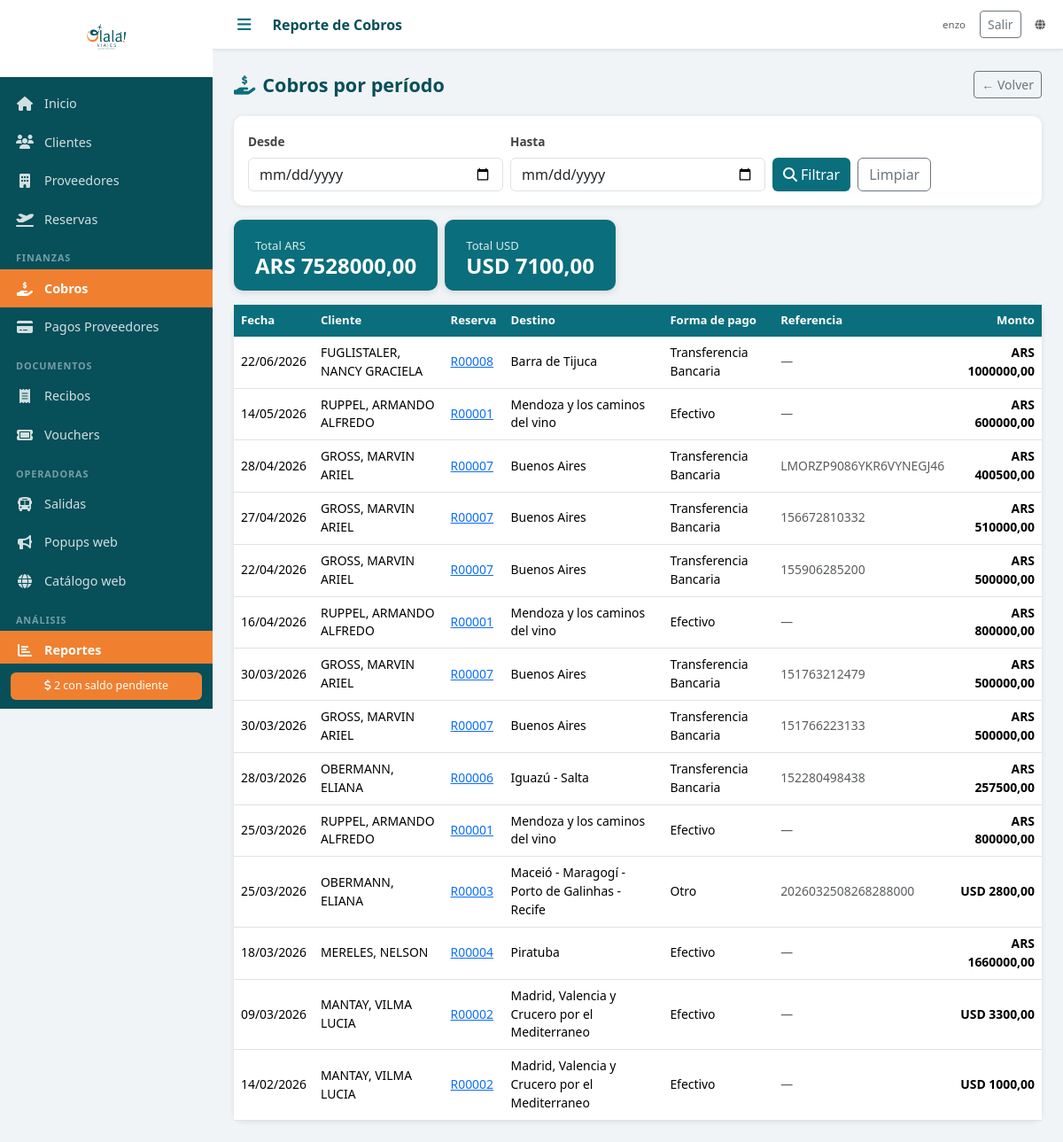
Screenshot of /reportes/cobros/ (signed in) with the database file from the repository.
### agencia/models.py (models this page shows, shortened)
class Cobro(models.Model):
    reserva = models.ForeignKey(Reserva, on_delete=models.PROTECT, related_name='cobros', verbose_name='Reserva')
    fecha = models.DateField('Fecha')
    monto = models.DecimalField('Monto', max_digits=12, decimal_places=2)
    moneda = models.CharField('Moneda', max_length=3, choices=MONEDAS, default='ARS')
    forma_pago = models.CharField('Forma de pago', max_length=20, choices=FORMAS_PAGO)
    referencia = models.CharField('Referencia / Nro. comprobante', max_length=200, blank=True)
    notas = models.TextField('Notas', blank=True)
    created_at = models.DateTimeField(auto_now_add=True)
    class Meta:
        verbose_name = 'Cobro'
        verbose_name_plural = 'Cobros'
        ordering = ['-fecha']

class Reserva(models.Model):
    ESTADOS = [
        ('PENDIENTE', 'Pendiente'),
        ('CONFIRMADA', 'Confirmada'),
        ('EN_CURSO', 'En curso'),
        ('COMPLETADA', 'Completada'),
        ('CANCELADA', 'Cancelada'),
    ]
    numero = models.CharField('Nro. Reserva', max_length=20, unique=True, blank=True)
    cliente = models.ForeignKey(Cliente, on_delete=models.PROTECT, verbose_name='Cliente titular', related_name='reservas')
    descripcion = models.TextField('Descripción / Observaciones', blank=True)
    destino = models.CharField('Destino', max_length=200)
    fecha_salida = models.DateField('Fecha de salida')
    fecha_regreso = models.DateField('Fecha de regreso', null=True, blank=True)
    pasajeros_adicionales = models.ManyToManyField(
        Cliente, related_name='reservas_como_pasajero',
        blank=True, verbose_name='Pasajeros adicionales'
    )
    precio_venta = models.DecimalField('Precio de venta', max_digits=12, decimal_places=2, default=0)
    moneda_venta = models.CharField('Moneda venta', max_length=3, choices=MONEDAS, default='ARS')
    comision_porcentaje = models.DecimalField('Comisión (%)', max_digits=5, decimal_places=2, default=0)
    estado = models.CharField('Estado', max_length=20, choices=ESTADOS, default='PENDIENTE')
    notas = models.TextField('Notas internas', blank=True)
    created_at = models.DateTimeField(auto_now_add=True)
    updated_at = models.DateTimeField(auto_now=True)
    class Meta:
        verbose_name = 'Reserva'
        verbose_name_plural = 'Reservas'
        ordering = ['fecha_salida']

class Cliente(models.Model):
    TIPOS_DOC = [
        ('DNI', 'DNI'),
        ('PASAPORTE', 'Pasaporte'),
        ('LC', 'L.C.'),
        ('LE', 'L.E.'),
        ('CUIT', 'CUIT'),
    ]
    nombre = models.CharField('Nombre', max_length=100)
    apellido = models.CharField('Apellido', max_length=100)
    tipo_doc = models.CharField('Tipo de documento', max_length=20, choices=TIPOS_DOC, default='DNI')
    nro_doc = models.CharField('Nro. de documento', max_length=50, blank=True)
    email = models.EmailField('Email', blank=True)
    telefono = models.CharField('Teléfono', max_length=50, blank=True)
    direccion = models.CharField('Dirección', max_length=300, blank=True)
    fecha_nacimiento = models.DateField('Fecha de nacimiento', null=True, blank=True)
    notas = models.TextField('Notas', blank=True)
    foto_dni = models.FileField('Foto DNI', upload_to='dni/', blank=True, null=True)
    activo = models.BooleanField('Activo', default=True)
    created_at = models.DateTimeField(auto_now_add=True)
    updated_at = models.DateTimeField(auto_now=True)
    class Meta:
        verbose_name = 'Cliente'
        verbose_name_plural = 'Clientes'
        ordering = ['apellido', 'nombre']
    def __str__(self):
        return f"{self.apellido}, {self.nombre}"

### agencia/views.py (the view)
# urls.py: path('reportes/cobros/', login_required(views.reporte_cobros), name='reporte_cobros'),
def reporte_cobros(request):
    desde = request.GET.get('desde', '')
    hasta = request.GET.get('hasta', '')
    cobros = Cobro.objects.select_related('reserva__cliente').all()
    if desde:
        cobros = cobros.filter(fecha__gte=desde)
    if hasta:
        cobros = cobros.filter(fecha__lte=hasta)
    totales = {}
    for c in cobros:
        totales[c.moneda] = totales.get(c.moneda, Decimal('0')) + c.monto
    return render(request, 'reportes/cobros.html', {
        'cobros': cobros,
        'totales': totales,
        'desde': desde,
        'hasta': hasta,
        'simbolos': SIMBOLOS_MONEDA,
    })

### agencia/context_processors.py (called while the page is built)
def agencia_sitio(request):
    return {'public_web_url': django_settings.PUBLIC_WEB_BASE_URL}

def estado_publicacion_web(request):
    return {'estado_publicacion': None, 'publicacion_log': ''}

def estado_fotos_salidas(request):
    if not request.user.is_authenticated:
        return {'estado_fotos': None}
    from .fotos_utils import resumen_fotos_salidas
    return {'estado_fotos': resumen_fotos_salidas()}

### templates/reportes/cobros.html (shortened to what this page needs)
{% extends 'base.html' %}
{% block topbar_title %}Reporte de Cobros{% endblock %}
{% block content %}
<div class="page-header">
  <h2><i class="fas fa-hand-holding-dollar me-2 text-teal"></i>Cobros por período</h2>
  <a href="{% url 'reportes' %}" class="btn btn-outline-secondary btn-sm">← Volver</a>
</div>
<div class="card mb-3">
  <div class="card-body">
    <form method="get" class="row g-2 align-items-end">
      <div class="col-md-4">
        <label class="form-label">Desde</label>
        <input type="date" name="desde" value="{{ desde }}" class="form-control">
      </div>
      <div class="col-md-4">
        <label class="form-label">Hasta</label>
        <input type="date" name="hasta" value="{{ hasta }}" class="form-control">
      </div>
      <div class="col-md-4 d-flex gap-2">
        <button class="btn btn-teal" type="submit"><i class="fas fa-search me-1"></i>Filtrar</button>
        <a href="{% url 'reporte_cobros' %}" class="btn btn-outline-secondary">Limpiar</a>
      </div>
    </form>
  </div>
</div>
{% if totales %}
<div class="row g-2 mb-3">
  {% for moneda, total in totales.items %}
  <div class="col-auto">
    <div class="stat-card bg-teal px-4 py-3">
      <div class="stat-label">Total {{ moneda }}</div>
      <div class="stat-number" style="font-size:1.5rem">{{ moneda }} {{ total|floatformat:2 }}</div>
    </div>
  </div>
  {% endfor %}
</div>
{% endif %}
<div class="card">
  <div class="table-responsive">
    <table class="table table-hover mb-0">
      <thead><tr><th>Fecha</th><th>Cliente</th><th>Reserva</th><th>Destino</th><th>Forma de pago</th><th>Referencia</th><th class="text-end">Monto</th></tr></thead>
      <tbody>
        {% for c in cobros %}
        <tr>
          <td>{{ c.fecha|date:"d/m/Y" }}</td>
          <td>{{ c.reserva.cliente }}</td>
          <td><a href="{% url 'reserva_detalle' c.reserva.pk %}">{{ c.reserva.numero }}</a></td>
          <td class="small">{{ c.reserva.destino }}</td>
          <td>{{ c.get_forma_pago_display }}</td>
          <td class="small text-muted">{{ c.referencia|default:"—" }}</td>
          <td class="text-end fw-bold moneda-{{ c.moneda }}">{{ c.moneda }} {{ c.monto|floatformat:2 }}</td>
        </tr>
        {% empty %}
        <tr><td colspan="7" class="text-center text-muted py-4">No hay cobros en el período seleccionado.</td></tr>
        {% endfor %}
      </tbody>
    </table>
  </div>
</div>
{% endblock %}

### templates/base.html (shortened to what this page needs)
<!DOCTYPE html>
<html lang="es">
<head>
  {% load static %}
  <link rel="stylesheet" href="https://cdn.jsdelivr.net/npm/bootstrap@5.3.2/dist/css/bootstrap.min.css">
  <link rel="stylesheet" href="https://cdnjs.cloudflare.com/ajax/libs/font-awesome/6.5.0/css/all.min.css">
  <link rel="stylesheet" href="{% static 'css/olala.css' %}">
</head>
<body>
<div class="sidebar" id="sidebar">
  <div class="sidebar-logo">
    <img src="{% static 'img/logo.png' %}" alt="Olalá Viajes" class="logo-img">
  </div>
  <nav class="sidebar-nav">
    <a href="{% url 'dashboard' %}" class="nav-item {% if request.resolver_match.url_name == 'dashboard' %}active{% endif %}">
      <i class="fas fa-home"></i><span>Inicio</span>
    </a>
    <a href="{% url 'clientes_lista' %}" class="nav-item {% if 'cliente' in request.resolver_match.url_name %}active{% endif %}">
      <i class="fas fa-users"></i><span>Clientes</span>
    </a>
    <a href="{% url 'proveedores_lista' %}" class="nav-item {% if 'proveedor' in request.resolver_match.url_name %}active{% endif %}">
      <i class="fas fa-building"></i><span>Proveedores</span>
    </a>
    <a href="{% url 'reservas_lista' %}" class="nav-item {% if 'reserva' in request.resolver_match.url_name %}active{% endif %}">
      <i class="fas fa-plane-departure"></i><span>Reservas</span>
    </a>
    <div class="nav-section">Finanzas</div>
    <a href="{% url 'cobros_lista' %}" class="nav-item {% if 'cobro' in request.resolver_match.url_name %}active{% endif %}">
      <i class="fas fa-hand-holding-dollar"></i><span>Cobros</span>
    </a>
    <a href="{% url 'pagos_proveedor_lista' %}" class="nav-item {% if 'pago_proveedor' in request.resolver_match.url_name %}active{% endif %}">
      <i class="fas fa-credit-card"></i><span>Pagos Proveedores</span>
    </a>
    <div class="nav-section">Documentos</div>
    <a href="{% url 'recibos_lista' %}" class="nav-item {% if 'recibo' in request.resolver_match.url_name %}active{% endif %}">
      <i class="fas fa-receipt"></i><span>Recibos</span>
    </a>
    <a href="{% url 'vouchers_lista' %}" class="nav-item {% if 'voucher' in request.resolver_match.url_name %}active{% endif %}">
      <i class="fas fa-ticket"></i><span>Vouchers</span>
    </a>
    <div class="nav-section">Operadoras</div>
    <a href="{% url 'salidas_lista' %}" class="nav-item {% if 'salida' in request.resolver_match.url_name %}active{% endif %}">
      <i class="fas fa-bus"></i><span>Salidas</span>
    </a>
    <a href="{% url 'popups_lista' %}" class="nav-item {% if 'popup' in request.resolver_match.url_name %}active{% endif %}">
      <i class="fas fa-bullhorn"></i><span>Popups web</span>
    </a>
    <a href="{{ public_web_url }}/" class="nav-item" target="_blank" rel="noopener">
      <i class="fas fa-globe"></i><span>Catálogo web</span>
    </a>
    <div class="nav-section">Análisis</div>
    <a href="{% url 'reportes' %}" class="nav-item {% if 'reporte' in request.resolver_match.url_name %}active{% endif %}">
      <i class="fas fa-chart-bar"></i><span>Reportes</span>
    </a>
  </nav>
  {% if alertas_salidas > 0 or alertas_saldos > 0 %}
  <div class="sidebar-alerts">
    {% if alertas_saldos > 0 %}
    <a href="{% url 'reporte_saldos' %}" class="alert-badge">
      <i class="fas fa-dollar-sign"></i> {{ alertas_saldos }} con saldo pendiente
    </a>
    {% endif %}
  </div>
  {% endif %}
</div>
<div class="main-content">
  <div class="topbar">
    <button class="btn-menu" onclick="toggleSidebar()"><i class="fas fa-bars"></i></button>
    <div class="topbar-title">{% block topbar_title %}{% endblock %}</div>
    <div class="topbar-right d-flex align-items-center gap-3">
      {% if user.is_authenticated %}
      <span class="text-muted small">{{ user.get_username }}</span>
      <form method="post" action="{% url 'logout' %}" class="d-inline mb-0">
        <button type="submit" class="btn btn-sm btn-outline-secondary">Salir</button>
      </form>
      {% endif %}
      <a href="{{ public_web_url }}/" class="text-muted small" target="_blank" rel="noopener" title="Catálogo público (olala-viajes.web.app)"><i class="fas fa-globe"></i></a>
    </div>
  </div>
  <div class="content-area">
    {% block content %}{% endblock %}
  </div>
</div>
</body>
</html>

### static/css/olala.css (style rules this page uses)
:root { --teal: #0a6e7c; --teal-dark: #074f59; --teal-light: #e0f2f5; --orange: #f08030; --orange-light: #fff3e8; --sidebar-width: 240px; --topbar-height: 56px; }
* { box-sizing: border-box; }
body { margin: 0; font-family: 'Segoe UI', sans-serif; background: #f0f4f6; }
.sidebar { position: fixed; top: 0; left: 0; width: var(--sidebar-width); height: 100vh; background: var(--teal-dark); display: flex; flex-direction: column; z-index: 1000; transition: width 0.25s; overflow-x: hidden; }
.sidebar-logo { padding: 16px 12px; background: white; text-align: center; min-height: 80px; display: flex; align-items: center; justify-content: center; }
.logo-img { max-width: 160px; max-height: 55px; object-fit: contain; }
.sidebar-nav { flex: 1; overflow-y: auto; padding: 8px 0; }
.nav-item { display: flex; align-items: center; gap: 12px; padding: 11px 18px; color: rgba(255,255,255,0.82); text-decoration: none; font-size: 0.9rem; transition: background 0.15s, color 0.15s; white-space: nowrap; }
.nav-item.active { background: var(--orange); color: white; font-weight: 600; }
.nav-item i { width: 20px; text-align: center; font-size: 1rem; flex-shrink: 0; }
.nav-section { padding: 14px 18px 4px; font-size: 0.68rem; text-transform: uppercase; letter-spacing: 0.08em; color: rgba(255,255,255,0.45); font-weight: 600; }
.sidebar-alerts { padding: 10px 12px; }
.alert-badge { display: block; background: var(--orange); color: white; padding: 6px 10px; border-radius: 6px; font-size: 0.78rem; text-decoration: none; text-align: center; }
.main-content { margin-left: var(--sidebar-width); min-height: 100vh; transition: margin-left 0.25s; display: flex; flex-direction: column; }
.topbar { height: var(--topbar-height); background: white; border-bottom: 1px solid #dde3e7; display: flex; align-items: center; padding: 0 20px; gap: 16px; position: sticky; top: 0; z-index: 100; box-shadow: 0 1px 4px rgba(0,0,0,0.07); }
.btn-menu { background: none; border: none; font-size: 1.1rem; color: var(--teal); cursor: pointer; padding: 4px 8px; }
.topbar-title { font-size: 1rem; font-weight: 600; color: var(--teal-dark); flex: 1; }
.topbar-right { font-size: 0.82rem; color: #999; }
.content-area { padding: 24px; flex: 1; }
.card { border: none; border-radius: 10px; box-shadow: 0 1px 6px rgba(0,0,0,0.09); }
.stat-card { border-radius: 10px; padding: 20px 24px; color: white; box-shadow: 0 2px 8px rgba(0,0,0,0.12); }
.stat-card .stat-number { font-size: 2.2rem; font-weight: 700; line-height: 1; }
.stat-card .stat-label { font-size: 0.82rem; opacity: 0.85; margin-top: 4px; }
.bg-teal { background: var(--teal) !important; }
.text-teal { color: var(--teal) !important; }
.table th { background: var(--teal); color: white; font-weight: 600; font-size: 0.82rem; border: none; }
.table td { font-size: 0.87rem; vertical-align: middle; }
.btn-teal { background: var(--teal); color: white; border: none; }
.moneda-ARS { color: #1a7a3a; font-weight: 600; }
.moneda-USD { color: #1a4a7a; font-weight: 600; }
.page-header { display: flex; align-items: center; justify-content: space-between; margin-bottom: 20px; }
.page-header h2 { margin: 0; color: var(--teal-dark); font-size: 1.35rem; font-weight: 700; }
.form-label { font-weight: 600; font-size: 0.85rem; color: #444; }

### rows the page displays
Cobro: totales "ARS", totales "ARS", fecha "22/06/2026", reserva.cliente "FUGLISTALER, NANCY GRACIELA", reserva.numero "R00008", reserva.destino "Barra de Tijuca", forma_pago "Transferencia Bancaria", referencia "—", moneda "ARS", monto "1000000,00"
Cobro: totales "USD", totales "USD", fecha "25/03/2026", reserva.cliente "OBERMANN, ELIANA", reserva.numero "R00003", reserva.destino "Maceió - Maragogí - Porto de Galinhas - Recife", forma_pago "Otro", referencia "2026032508268288000", moneda "USD", monto "2800,00"
Cobro: fecha "14/05/2026", reserva.cliente "RUPPEL, ARMANDO ALFREDO", reserva.numero "R00001", reserva.destino "Mendoza y los caminos del vino", forma_pago "Efectivo", referencia "—", moneda "ARS", monto "600000,00"
Cobro: fecha "28/04/2026", reserva.cliente "GROSS, MARVIN ARIEL", reserva.numero "R00007", reserva.destino "Buenos Aires", forma_pago "Transferencia Bancaria", referencia "LMORZP9086YKR6VYNEGJ46", moneda "ARS", monto "400500,00"
Cobro: fecha "27/04/2026", reserva.cliente "GROSS, MARVIN ARIEL", reserva.numero "R00007", reserva.destino "Buenos Aires", forma_pago "Transferencia Bancaria", referencia "156672810332", moneda "ARS", monto "510000,00"
Cobro: fecha "22/04/2026", reserva.cliente "GROSS, MARVIN ARIEL", reserva.numero "R00007", reserva.destino "Buenos Aires", forma_pago "Transferencia Bancaria", referencia "155906285200", moneda "ARS", monto "500000,00"
Cobro: fecha "16/04/2026", reserva.cliente "RUPPEL, ARMANDO ALFREDO", reserva.numero "R00001", reserva.destino "Mendoza y los caminos del vino", forma_pago "Efectivo", referencia "—", moneda "ARS", monto "800000,00"
Cobro: fecha "30/03/2026", reserva.cliente "GROSS, MARVIN ARIEL", reserva.numero "R00007", reserva.destino "Buenos Aires", forma_pago "Transferencia Bancaria", referencia "151763212479", moneda "ARS", monto "500000,00"
Cobro: fecha "30/03/2026", reserva.cliente "GROSS, MARVIN ARIEL", reserva.numero "R00007", reserva.destino "Buenos Aires", forma_pago "Transferencia Bancaria", referencia "151766223133", moneda "ARS", monto "500000,00"
Cobro: fecha "28/03/2026", reserva.cliente "OBERMANN, ELIANA", reserva.numero "R00006", reserva.destino "Iguazú - Salta", forma_pago "Transferencia Bancaria", referencia "152280498438", moneda "ARS", monto "257500,00"
Cobro: fecha "25/03/2026", reserva.cliente "RUPPEL, ARMANDO ALFREDO", reserva.numero "R00001", reserva.destino "Mendoza y los caminos del vino", forma_pago "Efectivo", referencia "—", moneda "ARS", monto "800000,00"
Cobro: fecha "18/03/2026", reserva.cliente "MERELES, NELSON", reserva.numero "R00004", reserva.destino "Piratuba", forma_pago "Efectivo", referencia "—", moneda "ARS", monto "1660000,00"
Cobro: fecha "09/03/2026", reserva.cliente "MANTAY, VILMA LUCIA", reserva.numero "R00002", reserva.destino "Madrid, Valencia y Crucero por el Mediterraneo", forma_pago "Efectivo", referencia "—", moneda "USD", monto "3300,00"
Cobro: fecha "14/02/2026", reserva.cliente "MANTAY, VILMA LUCIA", reserva.numero "R00002", reserva.destino "Madrid, Valencia y Crucero por el Mediterraneo", forma_pago "Efectivo", referencia "—", moneda "USD", monto "1000,00"

### other values shown
{{ alertas_saldos }} "2"
{{ user.get_username }} "enzo"
{{ total|floatformat:2 }} "7528000,00" "7100,00"
